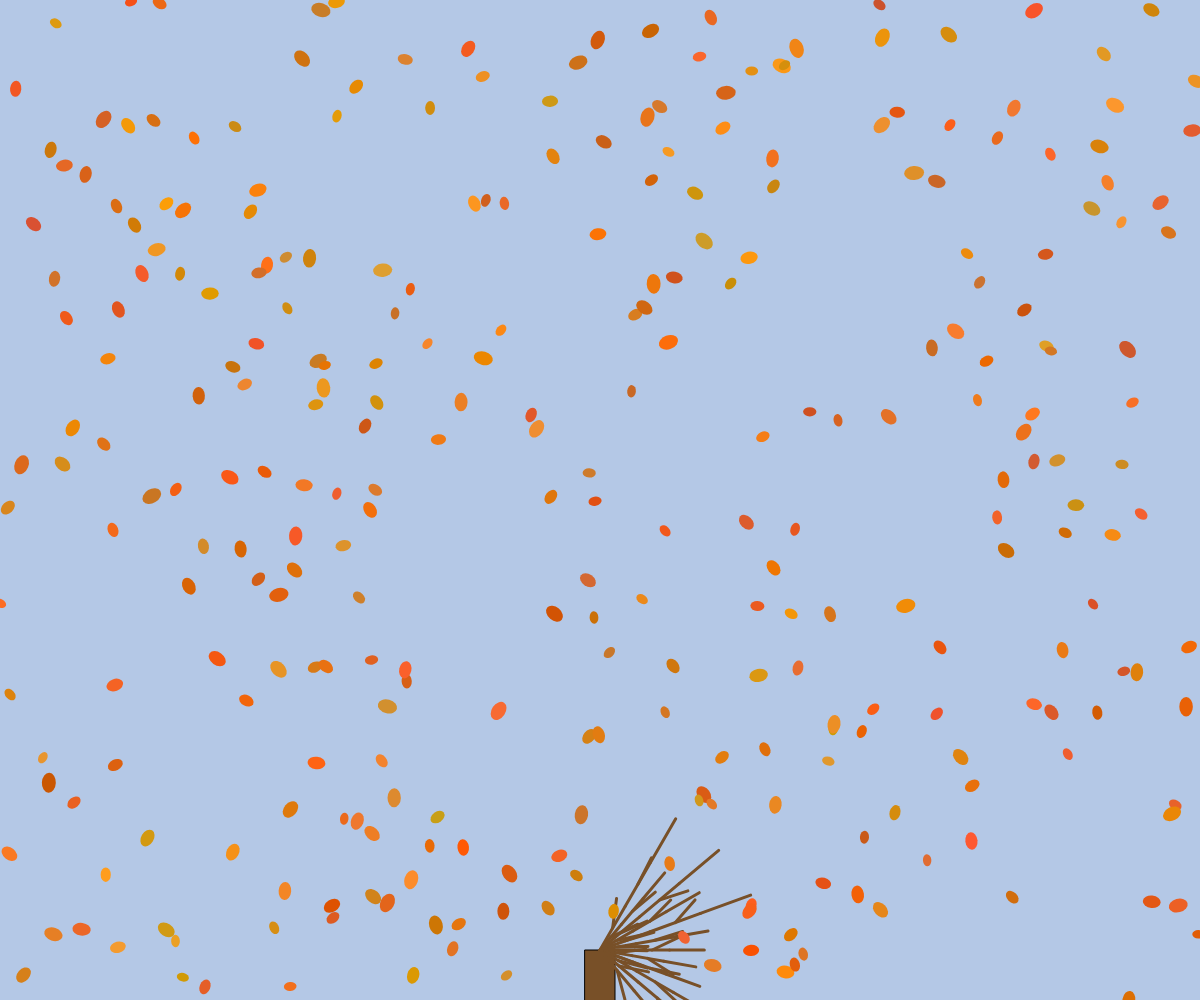
Frame 1 (no input)
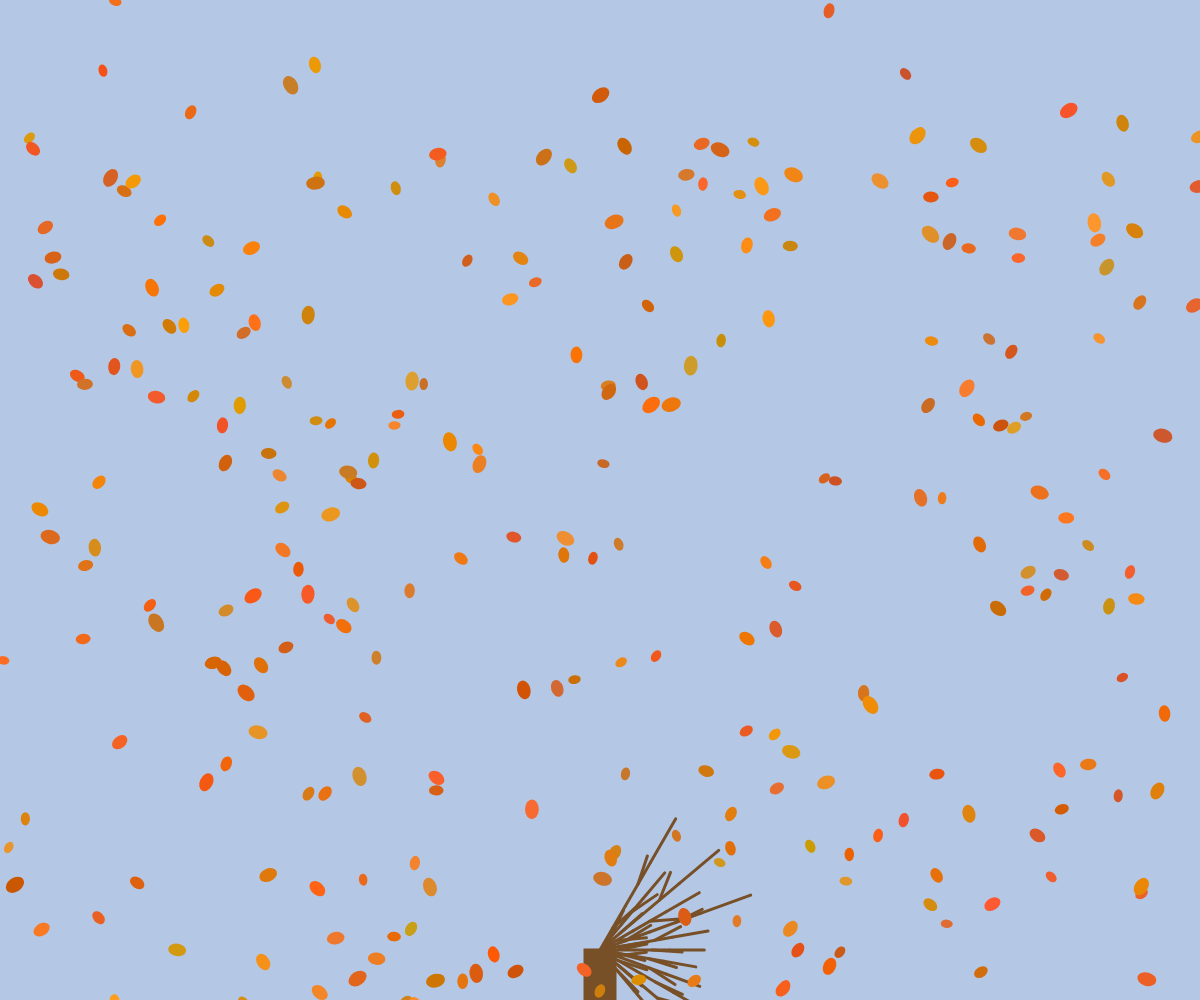
Frame 60 (no input)
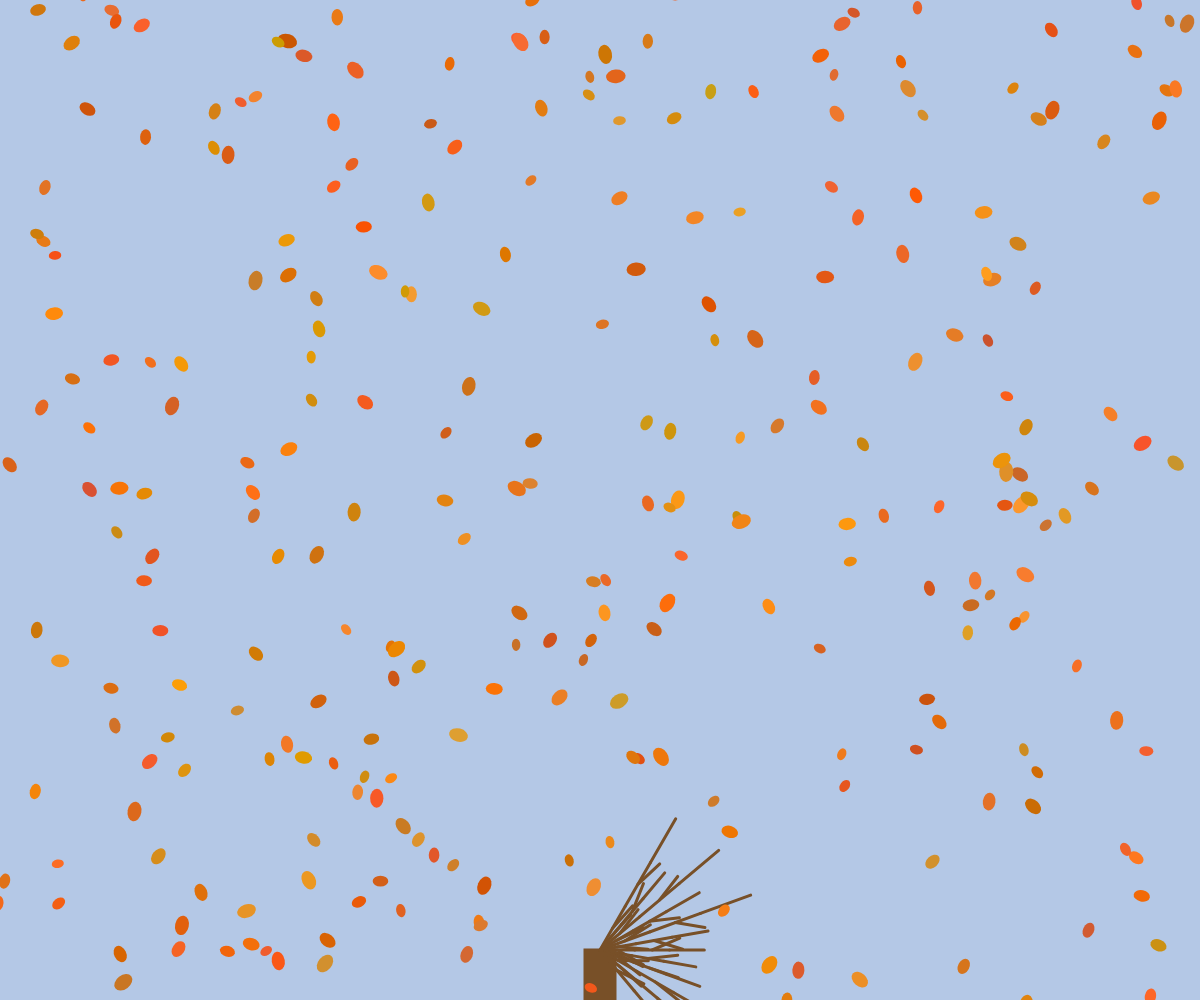
Frame 120 (the mouse pressed at the canvas centre since frame 60)

The p5.js sketch that drew these frames (run headless with seeded random() and noise() and a simulated clock; from frame 60 on, the mouse is pressed at the canvas centre):

// p5.js sketch
// ── sketch.js
let tree;
let leaves = [];

function setup() {
  createCanvas(windowWidth, windowHeight);
  tree = new Tree();
  
  // Create many leaves
  for (let i = 0; i < 300; i++) {
    leaves.push(new Leaf(random(width), random(height)));
  }
}

function draw() {
  background(180, 200, 230);
  
  // Draw tree and leaves
  tree.display();
  
  // Update and display leaves
  for (let leaf of leaves) {
    leaf.update();
    leaf.display();
  }
}

class Tree {
  constructor() {
    this.trunk = { x: width/2, y: height - 50, w: 30, h: 150 };
    this.branches = [];
    
    // Create branches with more intricate detail
    for (let i = 0; i < 12; i++) {
      let angle = map(i, 0, 12, -PI/3, PI/3);
      let length = random(80, 180);
      this.branches.push({
        x: width/2,
        y: height - 50,
        angle: angle,
        length: length,
        thickness: map(length, 80, 180, 6, 2)
      });
    }
  }
  
  display() {
    // Draw trunk
    fill(120, 80, 40);
    rect(this.trunk.x - this.trunk.w/2, this.trunk.y, this.trunk.w, this.trunk.h);
    
    // Draw branches with more detail
    stroke(120, 80, 40);
    strokeWeight(3);
    noFill();
    for (let branch of this.branches) {
      push();
      translate(branch.x, branch.y);
      rotate(branch.angle);
      
      // Add more intricate branching
      let segments = 3;
      for (let i = 0; i < segments; i++) {
        let segLength = branch.length / segments;
        let segX = i * segLength;
        line(segX, 0, segX + segLength, 0);
        
        // Add smaller branches
        if (i < segments - 1) {
          let subAngle = random(-PI/6, PI/6);
          push();
          translate(segX + segLength/2, 0);
          rotate(subAngle);
          line(0, 0, 30, 0);
          pop();
        }
      }
      
      pop();
    }
  }
}

class Leaf {
  constructor(x, y) {
    this.pos = createVector(x, y);
    this.vel = createVector(0, 0);
    this.acc = createVector(0, 0);
    this.size = random(12, 20);
    // Muted autumnal colors
    let r = random(200, 255);
    let g = random(80, 160);
    let b = random(0, 50);
    this.color = color(r, g, b);
    this.rotation = random(TWO_PI);
    this.rotationSpeed = random(-0.03, 0.03);
    this.wobble = random(TWO_PI);
    this.wobbleSpeed = random(0.02, 0.05);
    this.spiral = random(TWO_PI);
    this.spiralSpeed = random(0.01, 0.03);
  }
  
  update() {
    // Apply gravity
    this.acc.add(0, 0.05);
    
    // Add gentle spiral movement
    this.spiral += this.spiralSpeed;
    let spiralForce = createVector(cos(this.spiral) * 0.02, sin(this.spiral) * 0.02);
    this.acc.add(spiralForce);
    
    // Add some wobble for natural movement
    this.wobble += this.wobbleSpeed;
    
    // Update velocity and position
    this.vel.add(this.acc);
    this.pos.add(this.vel);
    this.acc.mult(0);
    
    // Apply rotation
    this.rotation += this.rotationSpeed;
    
    // Boundary check (reset if leaves go off screen)
    if (this.pos.y > height + 50) {
      this.pos.y = -50;
      this.pos.x = random(width);
    }
    if (this.pos.x < -50 || this.pos.x > width + 50) {
      this.pos.x = random(width);
      this.pos.y = -50;
    }
  }
  
  display() {
    push();
    translate(this.pos.x, this.pos.y);
    rotate(this.rotation);
    
    // Add wobble effect
    let wobbleOffset = sin(this.wobble) * 0.2;
    translate(wobbleOffset, 0);
    
    fill(this.color);
    noStroke();
    ellipse(0, 0, this.size, this.size * 0.7);
    
    pop();
  }
}

function windowResized() {
  resizeCanvas(windowWidth, windowHeight);
}
